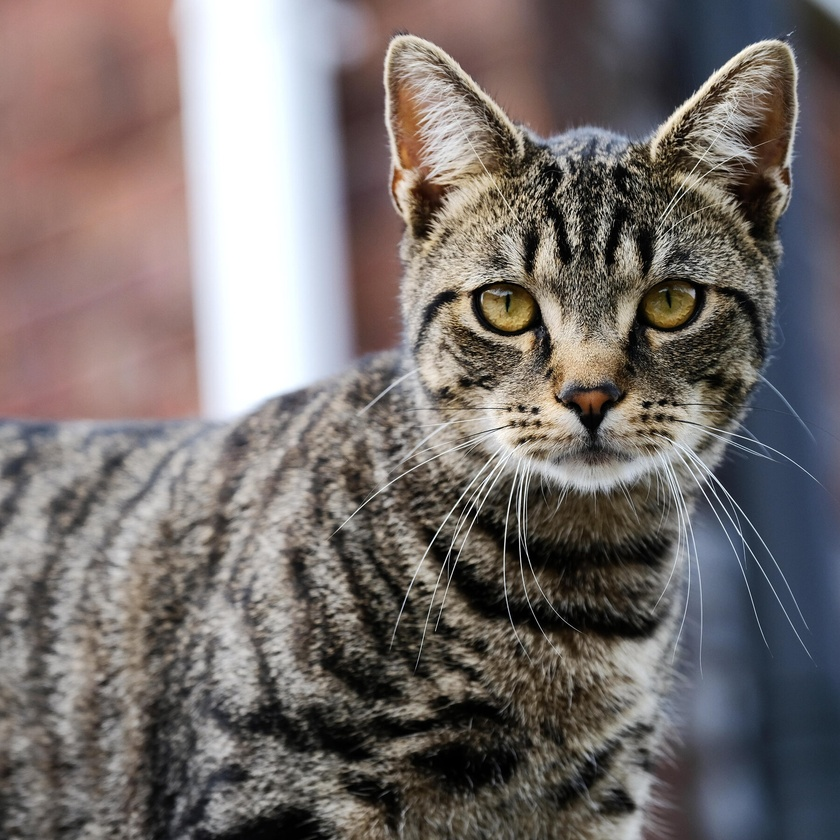
#> input picture cat.jpg, 840 x 840 px, shrunk from 1800 x 1800 before the run, found by its file name
$ python 18.py   (older library calls are emulated)
#> lines starting #> are read from the running program, lines starting #| are printed output that depends on the picture; after the words box and inside, x2 and y2 are one past the last pixel; in counts of white or black regions, pixels touching at a corner belong together
import cv2
# Read the original image
img = cv2.imread(r"C:\Users\venka\OneDrive\Pictures\Saved Pictures\cat.jpg")
#> img is the input picture: shape (840, 840, 3); mean B, G, R 108.6, 110.7, 118.1
# Display original image
cv2.imshow('Original', img)
cv2.waitKey(0)
# Convert to graycsale
img_gray = cv2.cvtColor(img, cv2.COLOR_BGR2GRAY)
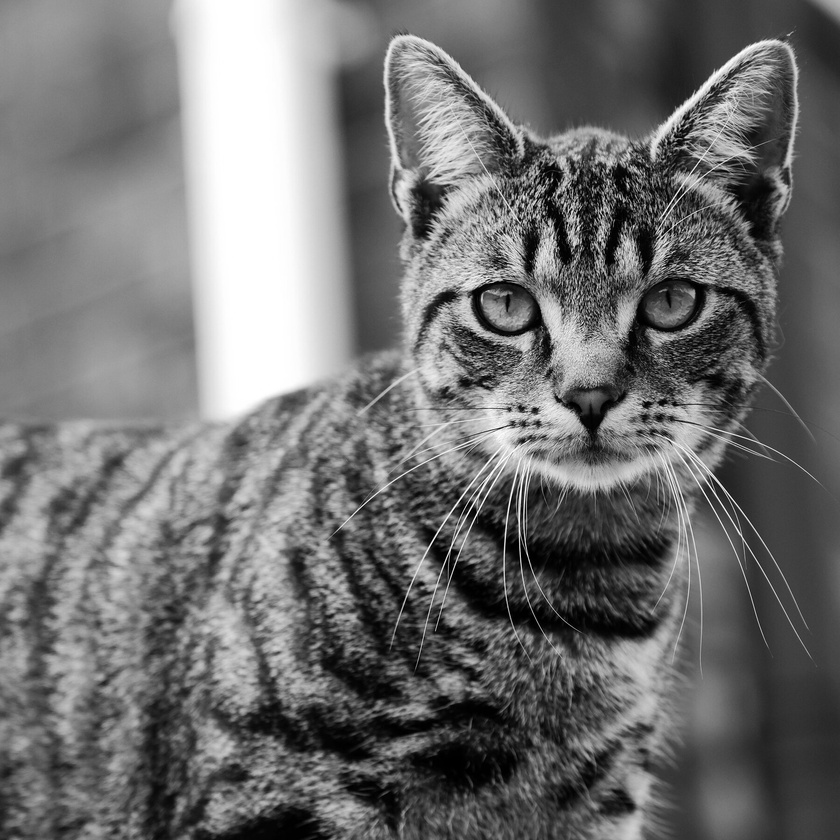
#> img_gray: shape (840, 840); min 0, max 255, mean 112.7
# Blur the image for better edge detection
img_blur = cv2.GaussianBlur(img_gray, (3,3), 0)
# Sobel Edge Detection
sobely = cv2.Sobel(src=img_blur, ddepth=cv2.CV_64F, dx=0, dy=1, ksize=5) # Sobel Edge Detection on the Y axis
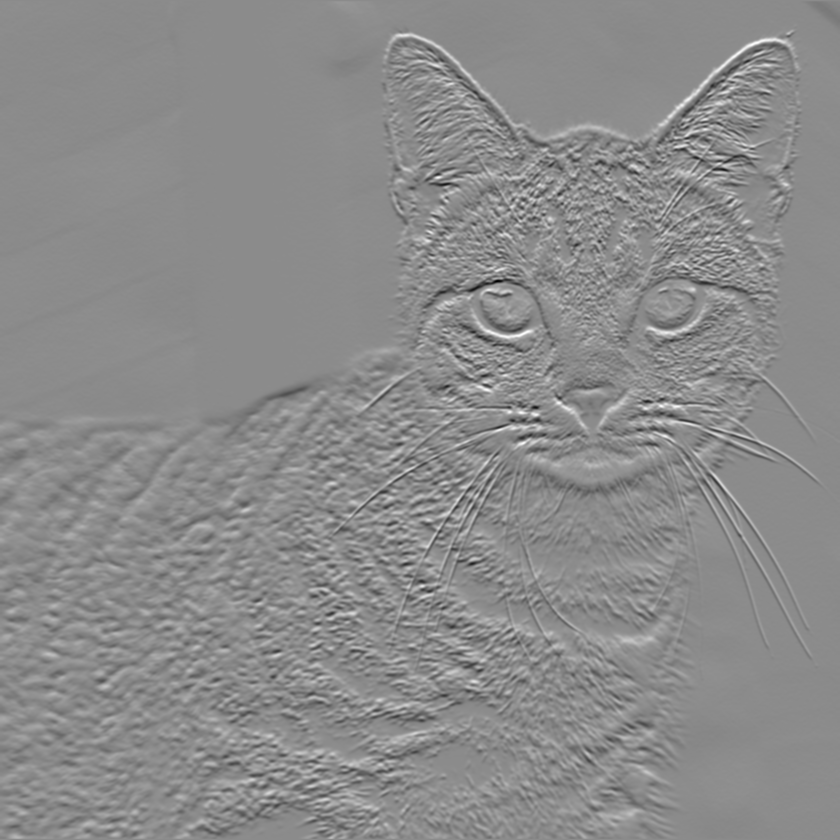
#> sobely: shape (840, 840) float64; min -7413, max 6116, mean -8.8; drawn with min black and max white
# Display Sobel Edge Detection Images
cv2.imshow('Sobel Y', sobely)
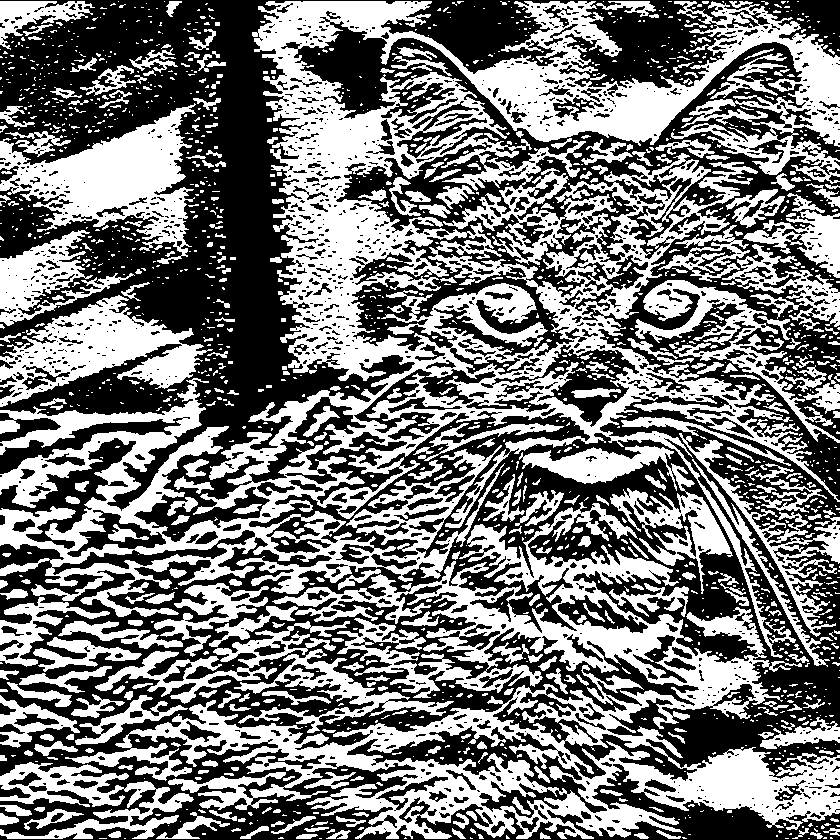
#> window 'Sobel Y': shape (840, 840); 47.4% white; 1726 white regions (1323 under 20 px), largest, box (x1, y1, x2, y2) and area: (0, 1, 840, 658) 140673, (65, 502, 840, 839) 67571, (0, 103, 196, 264) 13107
cv2.waitKey(0)
